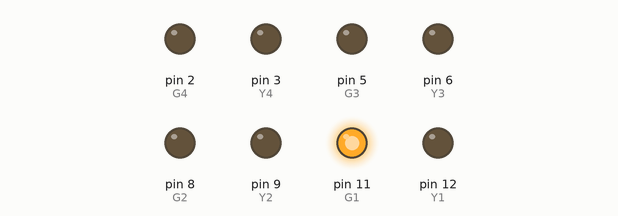
This sketch was run on a simulated Arduino Uno, built with avr-gcc and run on an emulated ATmega328P. Parts: output pins drawn as LEDs (lit = HIGH). Pins used as bus, display or sensor lines are not drawn.

Above: at 0.1 s.
At 6.1 s:
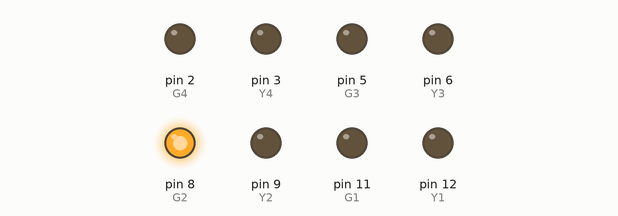
At 9.1 s:
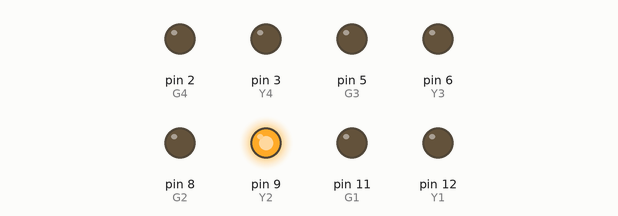
At 18.1 s:
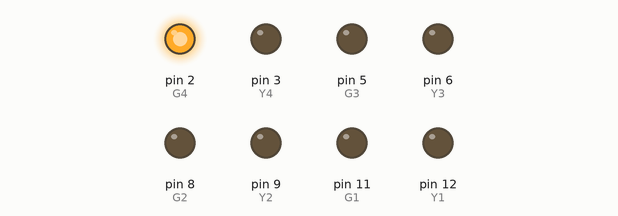
At 27.1 s:
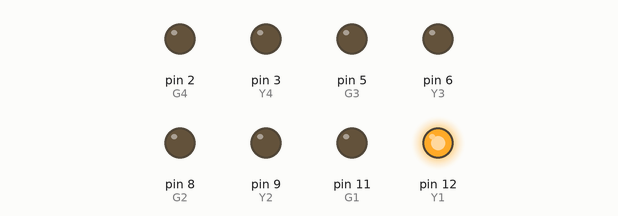
At 36.1 s:
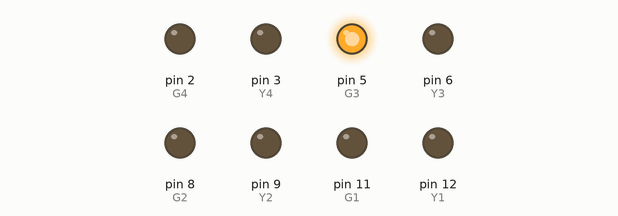
Timing chart, 0 to 40.0 s (numbered marks = the images above):
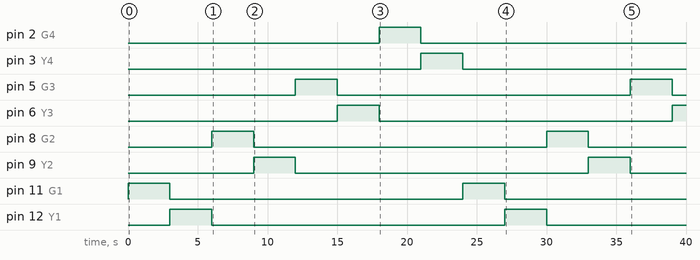

Measured:
- by itself, pin 2 (G4): LOW → HIGH at 18.0 s, → LOW 3.0 s later
- by itself, pin 3 (Y4): LOW → HIGH at 21.0 s, → LOW 3.0 s later
- by itself, pin 5 (G3), pin 8 (G2), pin 9 (Y2), pin 11 (G1), pin 12 (Y1): alternates HIGH for 3.0 s and LOW for 21.0 s
- by itself, pin 6 (Y3): LOW → HIGH at 15.0 s, → LOW 3.0 s later, → HIGH 21.0 s later

The sketch:

Traffic_Light_System_Code.ino
```cpp
int R1 = 13;
int Y1 = 12;
int G1 = 11;
int R2 = 10;
int Y2 = 9;
int G2 = 8;
int R3 = 7;
int Y3 = 6;
int G3 = 5;
int R4 = 4;
int Y4 = 3;
int G4 = 2;


void setup()
{
  pinMode(R1,OUTPUT);
  pinMode(Y1,OUTPUT);
  pinMode(G1,OUTPUT);
  pinMode(R2,OUTPUT);
  pinMode(Y2,OUTPUT);
  pinMode(G2,OUTPUT);
  pinMode(R3,OUTPUT);
  pinMode(Y3,OUTPUT);
  pinMode(G3,OUTPUT);
  pinMode(R4,OUTPUT);
  pinMode(Y4,OUTPUT);
  pinMode(G4,OUTPUT);

}
void loop()
{
  //L1
  digitalWrite(R1,LOW);
  digitalWrite(Y1,LOW);
  digitalWrite(G1,HIGH);
  digitalWrite(R2,HIGH);
  digitalWrite(Y2,LOW);
  digitalWrite(G2,LOW);
  digitalWrite(R3,HIGH);
  digitalWrite(Y3,LOW);
  digitalWrite(G3,LOW);
  digitalWrite(R4,HIGH);
  digitalWrite(Y4,LOW);
  digitalWrite(G4,LOW);
  delay(3000);
  //L2
  digitalWrite(R1,LOW);
  digitalWrite(Y1,HIGH);
  digitalWrite(G1,LOW);
  digitalWrite(R2,HIGH);
  digitalWrite(Y2,LOW);
  digitalWrite(G2,LOW);
  digitalWrite(R3,HIGH);
  digitalWrite(Y3,LOW);
  digitalWrite(G3,LOW);
  digitalWrite(R4,HIGH);
  digitalWrite(Y4,LOW);
  digitalWrite(G4,LOW);
  delay(3000);
  //L2
  digitalWrite(R1,HIGH);
  digitalWrite(Y1,LOW);
  digitalWrite(G1,LOW);
  digitalWrite(R2,LOW);
  digitalWrite(Y2,LOW);
  digitalWrite(G2,HIGH);
  digitalWrite(R3,HIGH);
  digitalWrite(Y3,LOW);
  digitalWrite(G3,LOW);
  digitalWrite(R4,HIGH);
  digitalWrite(Y4,LOW);
  digitalWrite(G4,LOW);
delay(3000);
//L3
  digitalWrite(R1,HIGH);
  digitalWrite(Y1,LOW);
  digitalWrite(G1,LOW);
  digitalWrite(R2,LOW);
  digitalWrite(Y2,HIGH);
  digitalWrite(G2,LOW);
  digitalWrite(R3,HIGH);
  digitalWrite(Y3,LOW);
  digitalWrite(G3,LOW);
  digitalWrite(R4,HIGH);
  digitalWrite(Y4,LOW);
  digitalWrite(G4,LOW);
delay(3000);
//L3
  digitalWrite(R1,HIGH);
  digitalWrite(Y1,LOW);
  digitalWrite(G1,LOW);
  digitalWrite(R2,HIGH);
  digitalWrite(Y2,LOW);
  digitalWrite(G2,LOW);
  digitalWrite(R3,LOW);
  digitalWrite(Y3,LOW);
  digitalWrite(G3,HIGH);
  digitalWrite(R4,HIGH);
  digitalWrite(Y4,LOW);
  digitalWrite(G4,LOW);
  delay(3000);
  //L4
  digitalWrite(R1,HIGH);
  digitalWrite(Y1,LOW);
  digitalWrite(G1,LOW);
  digitalWrite(R2,HIGH);
  digitalWrite(Y2,LOW);
  digitalWrite(G2,LOW);
  digitalWrite(R3,LOW);
  digitalWrite(Y3,HIGH);
  digitalWrite(G3,LOW);
  digitalWrite(R4,HIGH);
  digitalWrite(Y4,LOW);
  digitalWrite(G4,LOW);
  delay(3000);
  //L4
  digitalWrite(R1,HIGH);
  digitalWrite(Y1,LOW);
  digitalWrite(G1,LOW);
  digitalWrite(R2,HIGH);
  digitalWrite(Y2,LOW);
  digitalWrite(G2,LOW);
  digitalWrite(R3,HIGH);
  digitalWrite(Y3,LOW);
  digitalWrite(G3,LOW);
  digitalWrite(R4,LOW);
  digitalWrite(Y4,LOW);
  digitalWrite(G4,HIGH);
 delay(3000);

  digitalWrite(R1,HIGH);
  digitalWrite(Y1,LOW);
  digitalWrite(G1,LOW);
  digitalWrite(R2,HIGH);
  digitalWrite(Y2,LOW);
  digitalWrite(G2,LOW);
  digitalWrite(R3,HIGH);
  digitalWrite(Y3,LOW);
  digitalWrite(G3,LOW);
  digitalWrite(R4,LOW);
  digitalWrite(Y4,HIGH);
  digitalWrite(G4,LOW);
  delay(3000);

  }
```
